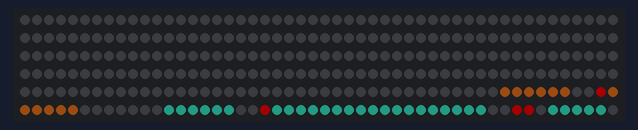
A sketch run on a simulated ESP32. Shown: 300 RGB LEDs in strip order, left to right, continuing on the next row. Dim RGB values are drawn brighter than linear.

Above: at 0.06 s.

The sketch:

test_pattern.ino
```cpp
#include <FastLED.h>

#define LED_PIN     27      // Pin connected to the Data line of WS2812B
#define NUM_LEDS    300     // Total number of LEDs in the strip
#define BRIGHTNESS  50      // Reduced maximum brightness of LEDs
#define LED_TYPE    WS2812B
#define COLOR_ORDER GRB

CRGB leds[NUM_LEDS];

// Function declarations
void waterFlowing(int startLED, int endLED, int scrollPosition);
void noColorSection(int startLED, int endLED);
void valveOn(int startLED, int endLED);
void impureWater(int startLED, int endLED, int scrollPosition);

void setup() {
  FastLED.addLeds<LED_TYPE, LED_PIN, COLOR_ORDER>(leds, NUM_LEDS);
  FastLED.setBrightness(BRIGHTNESS);
}

void loop() {
  runPattern();
}

void runPattern() {
  static int scrollPosition = 0;  // Scrolling position for water flowing sections

  // Water flowing (300 to 293)
  waterFlowing(294, 300, scrollPosition);

  // Valve on (292 to 291)
  valveOn(291, 292);

  // Water flowing (290 to 271)
  waterFlowing(271, 290, scrollPosition);

  // Valve on (270)
  valveOn(270, 270);
  // Valve on (248)
  valveOn(248, 248);

  // Water flowing (269 to 262)
  waterFlowing(262, 269, scrollPosition);

  // No color section (261 to 257)
  noColorSection(257, 261);

  // Impure water (240 to 247)
  impureWater(249, 256, scrollPosition);

  // Impure water (240 to 247)
  impureWater(240, 247, scrollPosition);

  // Show the LED updates
  FastLED.show();

  // Increment the scroll position for the next frame
  scrollPosition++;
  if (scrollPosition >= 20) {
    scrollPosition = 0;  // Reset after one full loop
  }

  delay(100); // Adjust the speed of the scrolling effect
}

// Function to handle water flowing section
void waterFlowing(int startLED, int endLED, int scrollPosition) {
  int range = endLED - startLED + 1;
  int offPosition1 = scrollPosition % range;
  int offPosition2 = (scrollPosition + 1) % range;

  CRGB colorToUse = CRGB(35,137,118); // water color

  for (int i = endLED; i >= startLED; i--) {
    leds[i] = colorToUse; // Set the selected color
  }
  leds[endLED - offPosition1] = CRGB::Black;
  leds[endLED - offPosition2] = CRGB::Black;
}

// Function to handle sections with no color (off)
void noColorSection(int startLED, int endLED) {
  for (int i = startLED; i <= endLED; i++) {
    leds[i] = CRGB::Black;
  }
}

// Function to turn on valve LEDs (static red LEDs)
void valveOn(int startLED, int endLED) {
  for (int i = startLED; i <= endLED; i++) {
    leds[i] = CRGB(200, 0, 0); // Custom dim red color
  }
}

// Function to handle impure water (scrolling effect)
void impureWater(int startLED, int endLED, int scrollPosition) {
  int range = endLED - startLED + 1;
  int offPosition1 = scrollPosition % range;
  int offPosition2 = (scrollPosition + 1) % range;

  CRGB colorToUse = CRGB(139, 69, 19); // Brown color

  for (int i = endLED; i >= startLED; i--) {
    leds[i] = colorToUse; // Set the selected color
  }
  leds[endLED - offPosition1] = CRGB::Black;
  leds[endLED - offPosition2] = CRGB::Black;
}
```
